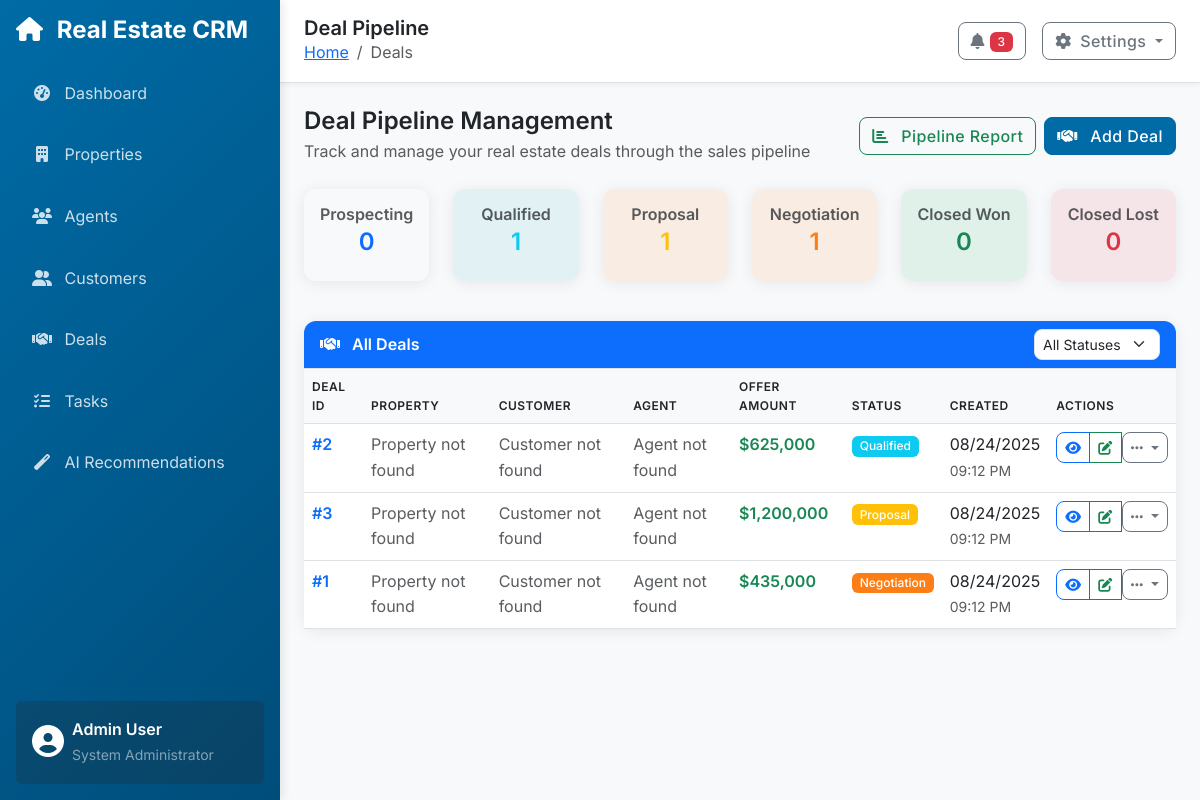
Page /deals on the committed database.
### sqlalchemy_models.py (models this page shows, shortened)
class Deal(db.Model):
    __tablename__ = "deals"
    id: Mapped[int] = mapped_column(Integer, primary_key=True)
    status: Mapped[str] = mapped_column(String(50), default="prospecting")
    offer_amount: Mapped[float] = mapped_column(Float, default=0)
    notes: Mapped[str] = mapped_column(Text, default="")
    created_at: Mapped[datetime] = mapped_column(DateTime, default=datetime.utcnow)
    updated_at: Mapped[datetime] = mapped_column(
        DateTime, default=datetime.utcnow, onupdate=datetime.utcnow
    )
    property_id: Mapped[int] = mapped_column(Integer, ForeignKey("properties.id"), nullable=False)
    customer_id: Mapped[int] = mapped_column(Integer, ForeignKey("customers.id"), nullable=False)
    agent_id: Mapped[int] = mapped_column(Integer, ForeignKey("agents.id"), nullable=False)
    property = relationship("Property", back_populates="deals")
    customer = relationship("Customer", back_populates="deals")
    agent = relationship("Agent", back_populates="deals")

### views/deals.py (the view)
@bp.route("/deals")
def deals():
    deals = database_service.get_deals()
    properties = database_service.get_properties()
    customers = database_service.get_customers()
    agents = database_service.get_agents()
    return render_template(
        "deals.html", deals=deals, properties=properties, customers=customers, agents=agents
    )

### database_service.py (called while the page is built)
    def get_agents(self) -> List[Agent]:
        return Agent.query.order_by(Agent.name).all()

    def get_customers(self) -> List[Customer]:
        return Customer.query.order_by(Customer.name).all()

    def get_deals(self) -> List[Deal]:
        return Deal.query.order_by(desc(Deal.created_at)).all()

### templates/deals.html (shortened to what this page needs)
{% extends "base.html" %}
{% block page_title %}Deal Pipeline{% endblock %}
{% block breadcrumb %}
<li class="breadcrumb-item"><a href="{{ url_for('dashboard') }}">Home</a></li>
<li class="breadcrumb-item active" aria-current="page">Deals</li>
{% endblock %}
{% block content %}
<div class="d-flex justify-content-between align-items-center mb-4">
    <div>
        <h4 class="mb-1">Deal Pipeline Management</h4>
        <p class="text-muted mb-0">Track and manage your real estate deals through the sales pipeline</p>
    </div>
    <div class="d-flex gap-2">
        <button class="btn btn-outline-success" onclick="showPipelineReport()">
            <i class="fas fa-chart-bar me-2"></i>
            Pipeline Report
        </button>
        <button class="btn btn-primary" data-bs-toggle="modal" data-bs-target="#addDealModal">
            <i class="fas fa-handshake me-2"></i>
            Add Deal
        </button>
    </div>
</div>
<div class="row mb-4">
    <div class="col-lg-2 col-md-4 mb-3">
        <div class="card pipeline-stage bg-light">
            <div class="card-body text-center">
                <h6 class="text-muted mb-1">Prospecting</h6>
                <h4 class="text-primary">{{ deals | selectattr("status", "equalto", "prospecting") | list | length }}</h4>
            </div>
        </div>
    </div>
    <div class="col-lg-2 col-md-4 mb-3">
        <div class="card pipeline-stage bg-info-light">
            <div class="card-body text-center">
                <h6 class="text-muted mb-1">Qualified</h6>
                <h4 class="text-info">{{ deals | selectattr("status", "equalto", "qualified") | list | length }}</h4>
            </div>
        </div>
    </div>
    <div class="col-lg-2 col-md-4 mb-3">
        <div class="card pipeline-stage bg-warning-light">
            <div class="card-body text-center">
                <h6 class="text-muted mb-1">Proposal</h6>
                <h4 class="text-warning">{{ deals | selectattr("status", "equalto", "proposal") | list | length }}</h4>
            </div>
        </div>
    </div>
    <div class="col-lg-2 col-md-4 mb-3">
        <div class="card pipeline-stage bg-orange-light">
            <div class="card-body text-center">
                <h6 class="text-muted mb-1">Negotiation</h6>
                <h4 class="text-orange">{{ deals | selectattr("status", "equalto", "negotiation") | list | length }}</h4>
            </div>
        </div>
    </div>
    <div class="col-lg-2 col-md-4 mb-3">
        <div class="card pipeline-stage bg-success-light">
            <div class="card-body text-center">
                <h6 class="text-muted mb-1">Closed Won</h6>
                <h4 class="text-success">{{ deals | selectattr("status", "equalto", "closed_won") | list | length }}</h4>
            </div>
        </div>
    </div>
    <div class="col-lg-2 col-md-4 mb-3">
        <div class="card pipeline-stage bg-danger-light">
            <div class="card-body text-center">
                <h6 class="text-muted mb-1">Closed Lost</h6>
                <h4 class="text-danger">{{ deals | selectattr("status", "equalto", "closed_lost") | list | length }}</h4>
            </div>
        </div>
    </div>
</div>
<div class="card">
    <div class="card-header bg-primary text-white">
        <div class="d-flex justify-content-between align-items-center">
            <h6 class="card-title mb-0">
                <i class="fas fa-handshake me-2"></i>
                All Deals
            </h6>
            <div class="d-flex gap-2">
                <select class="form-select form-select-sm" id="statusFilter" onchange="filterDeals()">
                    <option value="">All Statuses</option>
                </select>
            </div>
        </div>
    </div>
    <div class="card-body p-0">
        {% if deals %}
        <div class="table-responsive">
            <table class="table table-hover mb-0" id="dealsTable">
                <thead class="table-light">
                    <tr>
                        <th>Deal ID</th>
                        <th>Property</th>
                        <th>Customer</th>
                        <th>Agent</th>
                        <th>Offer Amount</th>
                        <th>Status</th>
                        <th>Created</th>
                        <th>Actions</th>
                    </tr>
                </thead>
                <tbody>
                    {% for deal in deals %}
                    <tr data-status="{{ deal.status }}">
                        <td>
                            <span class="fw-semibold text-primary">#{{ deal.id }}</span>
                        </td>
                        <td>
                            {% if deal.property_obj %}
                            <div>
                                <div class="fw-semibold">{{ deal.property_obj.title }}</div>
                                <small class="text-muted">{{ deal.property_obj.address }}</small>
                                <div class="small text-success">${{ "{:,.0f}".format(deal.property_obj.price) }}</div>
                            </div>
                            {% else %}
                            <span class="text-muted">Property not found</span>
                            {% endif %}
                        </td>
                        <td>
                            {% if deal.customer_obj %}
                            <div class="d-flex align-items-center">
                                <div class="customer-avatar me-2">
                                    <div class="avatar-circle bg-success text-white small-avatar">
                                        {{ deal.customer_obj.name.split()[0][0] }}{{ deal.customer_obj.name.split()[-1][0] if deal.customer_obj.name.split()|length > 1 else '' }}
                                    </div>
                                </div>
                                <div>
                                    <div class="fw-semibold">{{ deal.customer_obj.name }}</div>
                                    <small class="text-muted">{{ deal.customer_obj.email }}</small>
                                </div>
                            </div>
                            {% else %}
                            <span class="text-muted">Customer not found</span>
                            {% endif %}
                        </td>
                        <td>
                            {% if deal.agent_obj %}
                            <div class="d-flex align-items-center">
                                <div class="agent-avatar me-2">
                                    <div class="avatar-circle bg-primary text-white small-avatar">
                                        {{ deal.agent_obj.name.split()[0][0] }}{{ deal.agent_obj.name.split()[-1][0] if deal.agent_obj.name.split()|length > 1 else '' }}
                                    </div>
                                </div>
                                <div>
                                    <div class="fw-semibold">{{ deal.agent_obj.name }}</div>
                                    <small class="text-muted">{{ deal.agent_obj.specialization or "Agent" }}</small>
                                </div>
                            </div>
                            {% else %}
                            <span class="text-muted">Agent not found</span>
                            {% endif %}
                        </td>
                        <td>
                            {% if deal.offer_amount > 0 %}
                            <div class="fw-semibold text-success">${{ "{:,.0f}".format(deal.offer_amount) }}</div>
                            {% else %}
                            <span class="text-muted">No offer</span>
                            {% endif %}
                        </td>
                        <td>
                            <span class="badge bg-{{
                                'secondary' if deal.status == 'prospecting' else
                                'info' if deal.status == 'qualified' else
                                'warning' if deal.status == 'proposal' else
                                'orange' if deal.status == 'negotiation' else
                                'success' if deal.status == 'closed_won' else
                                'danger'
                            }}">
                                {{ deal.status.replace('_', ' ').title() }}
                            </span>
                        </td>
                        <td>
                            <div>{{ deal.created_at.strftime('%m/%d/%Y') }}</div>
                            <small class="text-muted">{{ deal.created_at.strftime('%I:%M %p') }}</small>
                        </td>
                        <td>
                            <div class="btn-group" role="group">
                                <button class="btn btn-outline-primary btn-sm" onclick="viewDeal({{ deal.id }})">
                                    <i class="fas fa-eye"></i>
                                </button>
                                <button class="btn btn-outline-success btn-sm" data-bs-toggle="modal" data-bs-target="#updateDealModal" onclick="loadDealForUpdate({{ deal.id }}, '{{ deal.status }}', {{ deal.offer_amount or 0 }})">
                                    <i class="fas fa-edit"></i>
                                </button>
                                <div class="dropdown">
                                    <button class="btn btn-outline-secondary btn-sm dropdown-toggle" data-bs-toggle="dropdown">
                                        <i class="fas fa-ellipsis-h"></i>
                                    </button>
                                </div>
                            </div>
                        </td>
                    </tr>
                    {% endfor %}
                </tbody>
            </table>
        </div>
        {% endif %}
    </div>
</div>
{% endblock %}

### static/css/style.css (style rules this page uses)
:root { --primary-color: #006BA6; --secondary-color: #0FA958; --background-color: #F8F9FA; --text-color: #212529; --accent-color: #6C757D; --warning-color: #FD7E14; --border-color: #DEE2E6; }
body { font-family: 'Inter', -apple-system, BlinkMacSystemFont, 'Segoe UI', Roboto, sans-serif; background-color: var(--background-color); color: var(--text-color); line-height: 1.6; }
h1, h2, h3, h4, h5, h6 { font-weight: 600; color: var(--text-color); }
.d-flex { display: flex !important; }
.card { border: none; border-radius: 0.75rem; box-shadow: 0 2px 15px rgba(0,0,0,0.08); transition: all 0.3s ease; }
.card-header { border-bottom: 1px solid var(--border-color); border-radius: 0.75rem 0.75rem 0 0 !important; font-weight: 600; }
.pipeline-stage { transition: all 0.3s ease; }
.btn { border-radius: 0.5rem; font-weight: 500; letter-spacing: 0.025em; transition: all 0.3s ease; }
.btn-primary { background-color: var(--primary-color); border-color: var(--primary-color); }
.form-select { border-radius: 0.5rem; border: 1px solid var(--border-color); }
.table { background-color: white; }
.table th { font-weight: 600; color: var(--text-color); border-top: none; text-transform: uppercase; font-size: 0.75rem; letter-spacing: 0.5px; }
.badge { font-weight: 500; font-size: 0.75rem; border-radius: 0.375rem; }
.bg-orange { background-color: var(--warning-color) !important; }
.text-orange { color: var(--warning-color) !important; }
.bg-info-light { background-color: rgba(23, 162, 184, 0.1) !important; }
.bg-warning-light { background-color: rgba(253, 126, 20, 0.1) !important; }
.bg-orange-light { background-color: rgba(253, 126, 20, 0.1) !important; }
.bg-success-light { background-color: rgba(15, 169, 88, 0.1) !important; }
.bg-danger-light { background-color: rgba(220, 53, 69, 0.1) !important; }

### rows in the picture
Deal: id "2", offer_amount "625,000", status.replace "Qualified", created_at "08/24/2025", created_at "09:12 PM"
Deal: id "3", offer_amount "1,200,000", status.replace "Proposal", created_at "08/24/2025", created_at "09:12 PM"
Deal: id "1", offer_amount "435,000", status.replace "Negotiation", created_at "08/24/2025", created_at "09:12 PM"

### other values in the picture
{{ deals | selectattr("status", "equalto", "prospecting") | list | length }} "0"
{{ deals | selectattr("status", "equalto", "qualified") | list | length }} "1"
{{ deals | selectattr("status", "equalto", "proposal") | list | length }} "1"
{{ deals | selectattr("status", "equalto", "negotiation") | list | length }} "1"
{{ deals | selectattr("status", "equalto", "closed_won") | list | length }} "0"
{{ deals | selectattr("status", "equalto", "closed_lost") | list | length }} "0"
